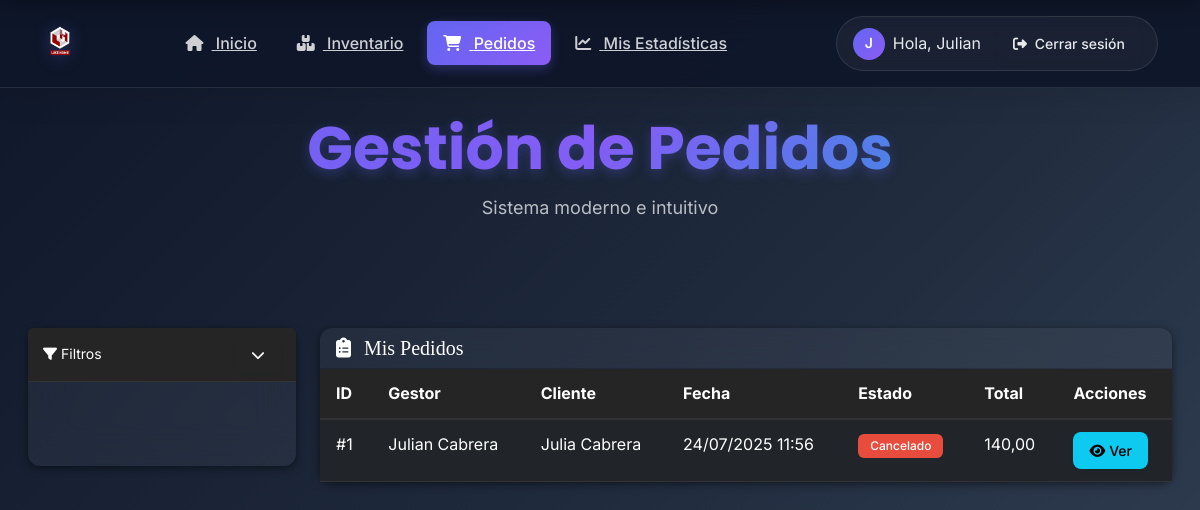
Page /pedidos/lista/ (signed in) on the committed database.
### pedidos/models.py (models this page shows, shortened)
class Pedido(models.Model):
    ESTADOS = [
        ('pendiente', 'Pendiente'),
        ('efectuado', 'Efectuado'),
        ('cancelado', 'Cancelado'),
        ('reactivado', 'Reactivado'),      # Nuevo estado
        ('reactivacion', 'Reactivación'),  # Nuevo estado
    ]
    def generate_unique_code():
        return str(uuid.uuid4())[:10]  # Genera un código aleatorio de 10 caracteres
    codigo_unico = models.CharField(
        max_length=10,
        unique=True,
        editable=False,
        default=generate_unique_code
    )
    user = models.ForeignKey(User, on_delete=models.CASCADE)
    cliente = models.ForeignKey(Cliente, on_delete=models.CASCADE)
    created_at = models.DateTimeField(auto_now_add=True)
    updated_at = models.DateTimeField(auto_now=True)
    total = models.DecimalField(max_digits=10, decimal_places=2, default=0)
    estado = models.CharField(
        max_length=20,
        choices=ESTADOS,
        default='pendiente',
        verbose_name='Estado del pedido'
    )
    transportista = models.CharField(max_length=100, null=True, blank=True, verbose_name='Transportista')
    pedido_original = models.ForeignKey(
        'self',
        on_delete=models.SET_NULL,
        null=True,
        blank=True,
        related_name='reactivaciones'
    )
    numero_reactivacion = models.IntegerField(default=0)
    class Meta:
        db_table = 'pedidos'
        verbose_name = 'pedido'
        verbose_name_plural = 'pedidos'
        ordering = ['id']

### clientes/models.py (models this page shows)
class Cliente(models.Model):
    user = models.ForeignKey(User, on_delete=models.CASCADE, verbose_name="Gestor")
    nombre = models.CharField(max_length=100)
    apellidos = models.CharField(max_length=100)
    carnet_identidad = models.CharField(max_length=11, unique=True)
    telefono = models.CharField(max_length=20)
    created_at = models.DateTimeField(auto_now_add=True)
    updated_at = models.DateTimeField(auto_now=True)
    def get_full_name(self):
        return f"{self.nombre} {self.apellidos}"
    class Meta:
        verbose_name = "Cliente"
        verbose_name_plural = "Clientes"
        ordering = ['apellidos', 'nombre']

### pedidos/views.py (the view)
# urls.py: path('lista/', views.lista_pedidos, name='lista_pedidos'),
@login_required(login_url='/autenticacion/logear')
def lista_pedidos(request):
    if request.user.is_superuser:
        pedidos = Pedido.objects.select_related('cliente', 'user').all()
        clientes = Cliente.objects.values('id', 'nombre', 'apellidos').distinct()
    else:
        pedidos = Pedido.objects.select_related('cliente', 'user').filter(user=request.user)
        clientes = Cliente.objects.filter(pedido__user=request.user).distinct().values('id', 'nombre', 'apellidos')
    if cliente_id := request.GET.get('cliente'):
        pedidos = pedidos.filter(cliente_id=cliente_id)
    if request.user.is_superuser and (gestor_id := request.GET.get('gestor')):
        pedidos = pedidos.filter(user_id=gestor_id)
    if material_id := request.GET.get('material'):
        pedidos = pedidos.filter(pedidodetalle__material_id=material_id).distinct()
    if estado := request.GET.get('estado'):
        if estado == 'reactivado':
            pedidos = pedidos.filter(reactivaciones__isnull=False).distinct()
        elif estado == 'reactivacion':
            pedidos = pedidos.filter(pedido_original__isnull=False)
        else:
            pedidos = pedidos.filter(estado=estado)
    if fecha_desde := request.GET.get('fecha_desde'):
        pedidos = pedidos.filter(created_at__date__gte=fecha_desde)
    if fecha_hasta := request.GET.get('fecha_hasta'):
        pedidos = pedidos.filter(created_at__date__lte=fecha_hasta)
    estados = [
        {'value': 'pendiente', 'label': 'Pendiente'},
        {'value': 'efectuado', 'label': 'Efectuado'},
        {'value': 'cancelado', 'label': 'Cancelado'},
        {'value': 'reactivacion', 'label': 'Reactivación'},
        {'value': 'reactivado', 'label': 'Reactivados'}
    ]
    pedidos = pedidos.distinct().order_by('-id')
    context = {
        'pedidos': pedidos,
        'clientes': clientes,
        'gestores': User.objects.filter(is_active=True).values('id', 'first_name', 'last_name', 'username').distinct() if request.user.is_superuser else None,
        'materiales': Material.objects.filter(activo=True).order_by('nombre'),
        'estados': estados,
        'filtros_activos': {
            'cliente': request.GET.get('cliente'),
            'gestor': request.GET.get('gestor'),
            'material': request.GET.get('material'),
            'estado': request.GET.get('estado'),
            'fecha_desde': request.GET.get('fecha_desde'),
            'fecha_hasta': request.GET.get('fecha_hasta')
        }
    }
    if request.headers.get('X-Requested-With') == 'XMLHttpRequest':
        return render(request, 'pedidos/includes/tabla_pedidos.html', context)
    return render(request, 'pedidos/lista_pedidos.html', context)

### pedidos/templates/pedidos/lista_pedidos.html (shortened to what this page needs)
{% extends "gestorapp/base.html" %}
{% block content %}
<div class="container-fluid mt-4">
    <div class="row">
        <div class="col-md-3 mb-3">
            <div class="card bg-dark text-white h-100 filter-card">
                <div class="card-header d-flex justify-content-between align-items-center py-2">
                    <span class="small"><i class="fas fa-filter me-1"></i>Filtros</span>
                    <button class="btn btn-sm btn-outline-light" type="button" data-bs-toggle="collapse" data-bs-target="#filterPanel">
                        <i class="fas fa-chevron-down"></i>
                    </button>
                </div>
            </div>
        </div>
        <div class="col-md-9">
            <div class="card bg-dark text-white">
                <div class="card-header py-2">
                    <h2 class="card-title h5 mb-0">
                        <i class="fas fa-clipboard-list me-2"></i>
                        Mis Pedidos
                    </h2>
                </div>
                <div class="card-body p-0">
                    {% if pedidos.exists %}
                    <div class="table-responsive">
                        {% include "pedidos/includes/tabla_pedidos.html" %}
                    </div>
                    {% else %}
                    <div class="alert alert-info m-3">
                        No hay pedidos que mostrar.
                    </div>
                    {% endif %}
                </div>
            </div>
        </div>
    </div>
</div>
{% endblock %}

### gestorapp/templates/gestorapp/base.html (shortened to what this page needs)
<!DOCTYPE html>
<html lang="es">
<head>
    {% load static %}
    <link href="https://cdn.jsdelivr.net/npm/bootstrap@5.3.0/dist/css/bootstrap.min.css" rel="stylesheet">
    <link rel="stylesheet" href="https://cdnjs.cloudflare.com/ajax/libs/font-awesome/6.4.0/css/all.min.css">
    <link href="{% static 'css/modern-design-system.css' %}" rel="stylesheet">
    <link href="{% static 'gestorapp/css/gestion.css' %}" rel="stylesheet">
    <link href="{% static 'gestorapp/css/cards.css' %}" rel="stylesheet">
    <link rel="stylesheet" type="text/css" href="https://cdn.jsdelivr.net/npm/toastify-js/src/toastify.min.css">
</head>
<body>
    <div id="wrapper">
        <div class="site-heading-enhanced d-none d-lg-block">
            <h1>Gestión de Pedidos</h1>
            <p class="subtitle">Sistema moderno e intuitivo</p>
        </div>
        <nav class="navbar navbar-expand-lg navbar-dark navbar-modern">
            <div class="container">
                <a class="navbar-brand-enhanced" href="{% url 'home' %}">
                    <img src="{% static 'img/logo.png' %}" alt="Logo" class="navbar-logo-enhanced">
                </a>
                <div class="collapse navbar-collapse" id="navbarResponsive">
                    <ul class="navbar-nav mx-auto">
                        {% if user.is_authenticated %}
                            {% if user.is_superuser %}
                                <li class="nav-item">
                                    <a class="nav-link-enhanced {% if request.resolver_match.url_name == 'administrar_usuarios' %}active{% endif %}"
                                       href="{% url 'administrar_usuarios' %}">
                                        <i class="fas fa-users-cog me-2"></i>
                                        Gestores
                                    </a>
                                </li>
                                <li class="nav-item">
                                    <a class="nav-link-enhanced {% if request.resolver_match.url_name == 'home' %}active{% endif %}"
                                       href="{% url 'home' %}">
                                        <i class="fas fa-home me-2"></i>
                                        Inicio
                                    </a>
                                </li>
                                <li class="nav-item">
                                    <a class="nav-link-enhanced {% if request.resolver_match.url_name == 'editar_inventario' %}active{% endif %}"
                                       href="{% url 'editar_inventario' %}">
                                        <i class="fas fa-edit me-2"></i>
                                        Editar Inventario
                                    </a>
                                </li>
                                <li class="nav-item">
                                    <a class="nav-link-enhanced {% if request.resolver_match.url_name == 'lista_pedidos' %}active{% endif %}"
                                       href="{% url 'pedidos:lista_pedidos' %}">
                                        <i class="fas fa-shopping-cart me-2"></i>
                                        Pedidos
                                    </a>
                                </li>
                                <li class="nav-item">
                                    <a class="nav-link-enhanced {% if request.resolver_match.url_name == 'analytics_dashboard' %}active{% endif %}"
                                       href="{% url 'analytics_dashboard' %}">
                                        <i class="fas fa-chart-bar me-2"></i>
                                        Materiales
                                    </a>
                                </li>
                            {% else %}
                                <li class="nav-item">
                                    <a class="nav-link-enhanced {% if request.resolver_match.url_name == 'home' %}active{% endif %}"
                                       href="{% url 'home' %}">
                                        <i class="fas fa-home me-2"></i>
                                        Inicio
                                    </a>
                                </li>
                                <li class="nav-item">
                                    <a class="nav-link-enhanced {% if request.resolver_match.url_name == 'inventario' %}active{% endif %}"
                                       href="{% url 'inventario' %}">
                                        <i class="fas fa-boxes me-2"></i>
                                        Inventario
                                    </a>
                                </li>
                                <li class="nav-item">
                                    <a class="nav-link-enhanced {% if request.resolver_match.url_name == 'lista_pedidos' %}active{% endif %}"
                                       href="{% url 'pedidos:lista_pedidos' %}">
                                        <i class="fas fa-shopping-cart me-2"></i>
                                        Pedidos
                                    </a>
                                </li>
                                <li class="nav-item">
                                    <a class="nav-link-enhanced {% if request.resolver_match.url_name == 'estadisticas_usuario' %}active{% endif %}"
                                       href="{% url 'pedidos:estadisticas_usuario' %}">
                                        <i class="fas fa-chart-line me-2"></i>
                                        Mis Estadísticas
                                    </a>
                                </li>
                            {% endif %}
                        {% endif %}
                    </ul>
                    {% if user.is_authenticated %}
                        <div class="user-section">
                            <div class="user-info">
                                <div class="user-avatar">
                                    {{ user.first_name|default:user.username|first|upper }}
                                </div>
                                <span class="d-none d-md-inline">
                                    Hola, {{ user.first_name|default:user.username }}
                                </span>
                            </div>
                            <a href="{% url 'cerrar_sesion' %}" class="btn btn-outline-enhanced btn-sm">
                                <i class="fas fa-sign-out-alt me-1"></i>
                                <span class="d-none d-md-inline">Cerrar sesión</span>
                            </a>
                        </div>
                    {% endif %}
                </div>
            </div>
        </nav>
        <div class="content-area">
            {% block content %}
            {% endblock %}
        </div>
    </div>
</body>
</html>

### pedidos/templates/pedidos/includes/tabla_pedidos.html (shortened to what this page needs)
<div class="table-responsive d-none d-md-block">
    <table class="table table-dark table-hover mb-0">
        <thead>
            <tr>
                <th scope="col">ID</th>
                <th scope="col">Gestor</th>
                <th scope="col">Cliente</th>
                <th scope="col">Fecha</th>
                <th scope="col">Estado</th>
                <th scope="col">Total</th>
                <th scope="col">Acciones</th>
            </tr>
        </thead>
        <tbody>
            {% for pedido in pedidos %}
            <tr>
                <td>#{{ pedido.id }}</td>
                <td>{{ pedido.user.get_full_name }}</td>
                <td>{{ pedido.cliente.get_full_name }}</td>
                <td>{{ pedido.created_at|date:"d/m/Y H:i" }}</td>
                <td class="d-flex d-md-table-cell flex-column mb-2 mb-md-0">
                    {% if pedido.estado == 'efectuado' %}
                        <span class="badge bg-success">Efectuado</span>
                    {% else %}
                        <span class="badge bg-danger">Cancelado</span>
                    {% endif %}
                </td>
                <td>{{ pedido.total }}</td>
                <td>
                    <div class="btn-group btn-group-sm">
                        <a href="{% url 'pedidos:detalle_pedido' pedido.id %}" class="btn btn-info">
                            <i class="fas fa-eye me-1"></i>Ver
                        </a>
                    </div>
                </td>
            </tr>
            {% endfor %}
        </tbody>
    </table>
</div>

### rows in the picture
Pedido: id "1", user.get_full_name "Julian Cabrera", cliente.get_full_name "Julia Cabrera", created_at "24/07/2025 11:56", estado "Cancelado", total "140,00"

### other values in the picture
{{ user.first_name|default:user.username|first|upper }} "J"
{{ user.first_name|default:user.username }} "Julian"
